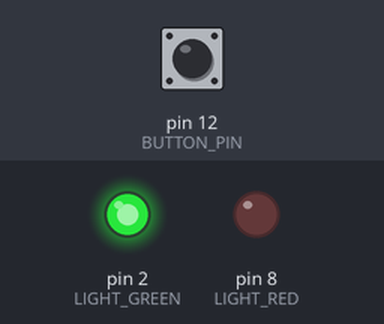
Recording of a sketch running on a simulated Arduino Uno, built with avr-gcc and run on an emulated ATmega328P. On the bench: output pins drawn as LEDs (lit = HIGH). The test bench sets the inputs (shaded band); at power-on: pin 12 (BUTTON_PIN) LOW.

Above: at 1.2 s.
1.3 s: pin 12 (BUTTON_PIN) pulled HIGH for 0.15 s
At 2.6 s:
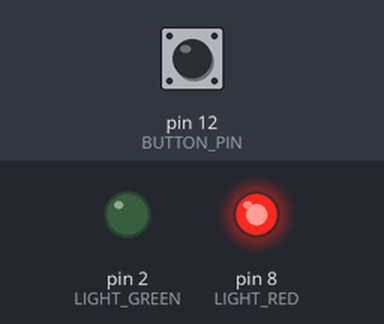
Timing chart, 0 to 4.3 s (numbered marks = the images above; inputs shaded):
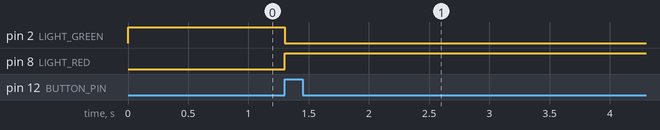

Measured:
- after the input at 1.3 s, pin 2 (LIGHT_GREEN): HIGH → LOW at once; pin 8 (LIGHT_RED): LOW → HIGH at once

The sketch:

TrafficLight_Arduino.ino
```cpp
// (licence header left out)
/* Include SCADE generated code */
extern "C"
{
#include "Main_TrafficLight.h"
}

#define BUTTON_PIN 12
#define LIGHT_GREEN 2
#define LIGHT_RED 8

/* Allocate model I/O structures */
inC_Main_TrafficLight in_struct;
outC_Main_TrafficLight out_struct;

void setup() {
  /* Arduino hw setup */
  pinMode(BUTTON_PIN, INPUT);
  pinMode(LIGHT_GREEN, OUTPUT);
  pinMode(LIGHT_RED, OUTPUT);

  /* Init I/O memory structures */
  memset(&in_struct, 0, sizeof(inC_Main_TrafficLight));
  memset(&out_struct, 0, sizeof(outC_Main_TrafficLight));

  /* Reset model internal state */
  Main_reset_TrafficLight(&out_struct);
}

/* Simulate low-level driver handling lights */
void led_driver(int led_on)
{
  digitalWrite(LIGHT_GREEN, false);
  digitalWrite(LIGHT_RED, false);
  digitalWrite(led_on, true);
}

void loop() {

  /***** Partition TrafficLight *******************/

  /* Read model inputs from HW */
  in_struct.push_button = (kcg_bool) digitalRead(BUTTON_PIN);

  /* Call model main fuction */
  Main_TrafficLight(&in_struct, &out_struct);

  /* Write model outputs to HW */
  led_driver((int) out_struct.light_cmd);

  /************************************************/

  /* Scheduler at 20 Hz = 50 ms */
  delay(50);

}
```

Main_TrafficLight.c
```cpp
/* $**************** KCG Version 6.4 (build i21) ****************
** Command: kcg64.exe -config C:/TrafficLight/DML/KCG/config.txt
** Generation date: 2016-12-05T10:47:32
*************************************************************$ */

#include "kcg_consts.h"
#include "kcg_sensors.h"
#include "Main_TrafficLight.h"

#ifndef KCG_USER_DEFINED_INIT
void Main_init_TrafficLight(outC_Main_TrafficLight *outC)
{
  outC->light_cmd = 0;
  /* 1 */ ToggleDebounce_init_TrafficLight(&outC->Context_1);
}
#endif /* KCG_USER_DEFINED_INIT */


#ifndef KCG_NO_EXTERN_CALL_TO_RESET
void Main_reset_TrafficLight(outC_Main_TrafficLight *outC)
{
  /* 1 */ ToggleDebounce_reset_TrafficLight(&outC->Context_1);
}
#endif /* KCG_NO_EXTERN_CALL_TO_RESET */

/* TrafficLight::Main */
void Main_TrafficLight(inC_Main_TrafficLight *inC, outC_Main_TrafficLight *outC)
{
  /* 1 */
  ToggleDebounce_TrafficLight(
    inC->push_button,
    DEBOUNCE_CYCLES_TrafficLight,
    &outC->Context_1);
  /* 1 */ if (outC->Context_1.y) {
    outC->light_cmd = LIGHT2_ID1_TrafficLight;
  }
  else {
    outC->light_cmd = LIGHT1_ID1_TrafficLight;
  }
}

/* $**************** KCG Version 6.4 (build i21) ****************
** Main_TrafficLight.c
** Generation date: 2016-12-05T10:47:32
*************************************************************$ */
```

Main_TrafficLight.h
```cpp
/* $**************** KCG Version 6.4 (build i21) ****************
** Command: kcg64.exe -config C:/TrafficLight/DML/KCG/config.txt
** Generation date: 2016-12-05T10:47:32
*************************************************************$ */
#ifndef _Main_TrafficLight_H_
#define _Main_TrafficLight_H_

#include "kcg_types.h"
#include "ToggleDebounce_TrafficLight.h"

/* ========================  input structure  ====================== */
typedef struct {
  kcg_bool /* TrafficLight::Main::push_button */ push_button;
} inC_Main_TrafficLight;

/* =====================  no output structure  ====================== */

/* ========================  context type  ========================= */
typedef struct {
  /* ---------------------------  outputs  --------------------------- */
  kcg_int /* TrafficLight::Main::light_cmd */ light_cmd;
  /* -----------------------  no local probes  ----------------------- */
  /* -----------------  no initialization variables  ----------------- */
  /* -----------------------  no local memory  ----------------------- */
  /* ---------------------  sub nodes' contexts  --------------------- */
  outC_ToggleDebounce_TrafficLight /* 1 */ Context_1;
  /* ----------------- no clocks of observable data ------------------ */
} outC_Main_TrafficLight;

/* ===========  node initialization and cycle functions  =========== */
/* TrafficLight::Main */
extern void Main_TrafficLight(
  inC_Main_TrafficLight *inC,
  outC_Main_TrafficLight *outC);

#ifndef KCG_NO_EXTERN_CALL_TO_RESET
extern void Main_reset_TrafficLight(outC_Main_TrafficLight *outC);
#endif /* KCG_NO_EXTERN_CALL_TO_RESET */

#ifndef KCG_USER_DEFINED_INIT
extern void Main_init_TrafficLight(outC_Main_TrafficLight *outC);
#endif /* KCG_USER_DEFINED_INIT */

#endif /* _Main_TrafficLight_H_ */
/* $**************** KCG Version 6.4 (build i21) ****************
** Main_TrafficLight.h
** Generation date: 2016-12-05T10:47:32
*************************************************************$ */
```

ToggleDebounce_TrafficLight.c
```cpp
/* $**************** KCG Version 6.4 (build i21) ****************
** Command: kcg64.exe -config C:/TrafficLight/DML/KCG/config.txt
** Generation date: 2016-12-05T10:47:32
*************************************************************$ */

#include "kcg_consts.h"
#include "kcg_sensors.h"
#include "ToggleDebounce_TrafficLight.h"

#ifndef KCG_USER_DEFINED_INIT
void ToggleDebounce_init_TrafficLight(outC_ToggleDebounce_TrafficLight *outC)
{
  outC->y = kcg_true;
  outC->SM1_reset_nxt = kcg_true;
  outC->rem_x = kcg_true;
  outC->init1 = kcg_true;
  outC->init = kcg_true;
  outC->SM1_state_nxt = SSM_st_Normal_SM1;
  outC->_L5_SM1_InhibitInput = 0;
}
#endif /* KCG_USER_DEFINED_INIT */


#ifndef KCG_NO_EXTERN_CALL_TO_RESET
void ToggleDebounce_reset_TrafficLight(outC_ToggleDebounce_TrafficLight *outC)
{
  outC->init1 = kcg_true;
  outC->init = kcg_true;
}
#endif /* KCG_NO_EXTERN_CALL_TO_RESET */

/* TrafficLight::ToggleDebounce */
void ToggleDebounce_TrafficLight(
  /* TrafficLight::ToggleDebounce::x */ kcg_bool x,
  /* TrafficLight::ToggleDebounce::time */ kcg_int time,
  outC_ToggleDebounce_TrafficLight *outC)
{
  /* TrafficLight::ToggleDebounce */ kcg_bool tmp;
  /* TrafficLight::ToggleDebounce::y */ kcg_bool last_y;
  /* TrafficLight::ToggleDebounce::SM1 */ SSM_ST_SM1 SM1_state_act;
  /* TrafficLight::ToggleDebounce::SM1 */ kcg_bool SM1_reset_sel;
  /* TrafficLight::ToggleDebounce::rising_edge */ kcg_bool rising_edge;

  /* fby_1_init_1 */ if (outC->init1) {
    outC->init1 = kcg_false;
    tmp = kcg_true;
    last_y = kcg_false;
    SM1_reset_sel = kcg_false;
    SM1_state_act = SSM_st_Normal_SM1;
  }
  else {
    SM1_state_act = outC->SM1_state_nxt;
    SM1_reset_sel = outC->SM1_reset_nxt;
    last_y = outC->y;
    tmp = !outC->rem_x;
  }
  rising_edge = tmp & x;
  outC->rem_x = x;
  /* act_SM1 */ switch (SM1_state_act) {
    case SSM_st_InhibitInput_SM1 :
      outC->y = last_y;
      if (SM1_reset_sel) {
        outC->init = kcg_true;
      }
      /* fby_1_init_2 */ if (outC->init) {
        outC->_L5_SM1_InhibitInput = 0 + 1;
      }
      else {
        outC->_L5_SM1_InhibitInput = outC->_L5_SM1_InhibitInput + 1;
      }
      outC->SM1_reset_nxt = outC->_L5_SM1_InhibitInput > time;
      if (outC->SM1_reset_nxt) {
        outC->SM1_state_nxt = SSM_st_Normal_SM1;
      }
      else {
        outC->SM1_state_nxt = SSM_st_InhibitInput_SM1;
      }
      outC->init = kcg_false;
      break;
    case SSM_st_Normal_SM1 :
      outC->y = last_y ^ rising_edge;
      if (rising_edge) {
        outC->SM1_state_nxt = SSM_st_InhibitInput_SM1;
      }
      else {
        outC->SM1_state_nxt = SSM_st_Normal_SM1;
      }
      outC->SM1_reset_nxt = rising_edge;
      break;

  }
}

/* $**************** KCG Version 6.4 (build i21) ****************
** ToggleDebounce_TrafficLight.c
** Generation date: 2016-12-05T10:47:32
*************************************************************$ */
```

ToggleDebounce_TrafficLight.h
```cpp
/* $**************** KCG Version 6.4 (build i21) ****************
** Command: kcg64.exe -config C:/TrafficLight/DML/KCG/config.txt
** Generation date: 2016-12-05T10:47:32
*************************************************************$ */
#ifndef _ToggleDebounce_TrafficLight_H_
#define _ToggleDebounce_TrafficLight_H_

#include "kcg_types.h"

/* =====================  no input structure  ====================== */

/* =====================  no output structure  ====================== */

/* ========================  context type  ========================= */
typedef struct {
  /* ---------------------------  outputs  --------------------------- */
  kcg_bool /* TrafficLight::ToggleDebounce::y */ y;
  /* -----------------------  no local probes  ----------------------- */
  /* -------------------- initialization variables  ------------------ */
  kcg_bool init1;
  kcg_bool init;
  /* ----------------------- local memories  ------------------------- */
  kcg_int /* TrafficLight::ToggleDebounce::SM1::InhibitInput::_L5 */ _L5_SM1_InhibitInput;
  SSM_ST_SM1 /* TrafficLight::ToggleDebounce::SM1 */ SM1_state_nxt;
  kcg_bool /* TrafficLight::ToggleDebounce::SM1 */ SM1_reset_nxt;
  kcg_bool /* TrafficLight::ToggleDebounce::x */ rem_x;
  /* -------------------- no sub nodes' contexts  -------------------- */
  /* ----------------- no clocks of observable data ------------------ */
} outC_ToggleDebounce_TrafficLight;

/* ===========  node initialization and cycle functions  =========== */
/* TrafficLight::ToggleDebounce */
extern void ToggleDebounce_TrafficLight(
  /* TrafficLight::ToggleDebounce::x */ kcg_bool x,
  /* TrafficLight::ToggleDebounce::time */ kcg_int time,
  outC_ToggleDebounce_TrafficLight *outC);

#ifndef KCG_NO_EXTERN_CALL_TO_RESET
extern void ToggleDebounce_reset_TrafficLight(
  outC_ToggleDebounce_TrafficLight *outC);
#endif /* KCG_NO_EXTERN_CALL_TO_RESET */

#ifndef KCG_USER_DEFINED_INIT
extern void ToggleDebounce_init_TrafficLight(
  outC_ToggleDebounce_TrafficLight *outC);
#endif /* KCG_USER_DEFINED_INIT */

#endif /* _ToggleDebounce_TrafficLight_H_ */
/* $**************** KCG Version 6.4 (build i21) ****************
** ToggleDebounce_TrafficLight.h
** Generation date: 2016-12-05T10:47:32
*************************************************************$ */
```

kcg_assign.h
```cpp
#ifndef kcg_assign
#include "string.h"
#define kcg_assign(kcg_C1, kcg_C2, kcg_size) (memcpy((kcg_C1), (kcg_C2), (kcg_size)))
#endif /* kcg_assign */
```

kcg_consts.c
```cpp
/* $**************** KCG Version 6.4 (build i21) ****************
** Command: kcg64.exe -config C:/TrafficLight/DML/KCG/config.txt
** Generation date: 2016-12-05T10:47:32
*************************************************************$ */

#include "kcg_consts.h"

/* $**************** KCG Version 6.4 (build i21) ****************
** kcg_consts.c
** Generation date: 2016-12-05T10:47:32
*************************************************************$ */
```

kcg_consts.h
```cpp
/* $**************** KCG Version 6.4 (build i21) ****************
** Command: kcg64.exe -config C:/TrafficLight/DML/KCG/config.txt
** Generation date: 2016-12-05T10:47:32
*************************************************************$ */
#ifndef _KCG_CONSTS_H_
#define _KCG_CONSTS_H_

#include "kcg_types.h"

/* TrafficLight::DEBOUNCE_CYCLES */
#define DEBOUNCE_CYCLES_TrafficLight 80

/* TrafficLight::LIGHT1_ID1 */
#define LIGHT1_ID1_TrafficLight 2

/* TrafficLight::LIGHT2_ID1 */
#define LIGHT2_ID1_TrafficLight 8

#endif /* _KCG_CONSTS_H_ */
/* $**************** KCG Version 6.4 (build i21) ****************
** kcg_consts.h
** Generation date: 2016-12-05T10:47:32
*************************************************************$ */
```

kcg_sensors.h
```cpp
/* $**************** KCG Version 6.4 (build i21) ****************
** Command: kcg64.exe -config C:/TrafficLight/DML/KCG/config.txt
** Generation date: 2016-12-05T10:47:32
*************************************************************$ */
#ifndef _KCG_SENSORS_H_
#define _KCG_SENSORS_H_

#include "kcg_types.h"

#endif /* _KCG_SENSORS_H_ */
/* $**************** KCG Version 6.4 (build i21) ****************
** kcg_sensors.h
** Generation date: 2016-12-05T10:47:32
*************************************************************$ */
```

kcg_types.c
```cpp
/* $**************** KCG Version 6.4 (build i21) ****************
** Command: kcg64.exe -config C:/TrafficLight/DML/KCG/config.txt
** Generation date: 2016-12-05T10:47:32
*************************************************************$ */

#include "kcg_types.h"

/* $**************** KCG Version 6.4 (build i21) ****************
** kcg_types.c
** Generation date: 2016-12-05T10:47:32
*************************************************************$ */
```

kcg_types.h
```cpp
/* $**************** KCG Version 6.4 (build i21) ****************
** Command: kcg64.exe -config C:/TrafficLight/DML/KCG/config.txt
** Generation date: 2016-12-05T10:47:32
*************************************************************$ */
#ifndef _KCG_TYPES_H_
#define _KCG_TYPES_H_

#define KCG_MAPW_CPY

#include "./user_macros.h"

#ifndef kcg_int
#define kcg_int kcg_int
typedef int kcg_int;
#endif /* kcg_int */

#ifndef kcg_bool
#define kcg_bool kcg_bool
typedef unsigned char kcg_bool;
#endif /* kcg_bool */

#ifndef kcg_real
#define kcg_real kcg_real
typedef double kcg_real;
#endif /* kcg_real */

#ifndef kcg_char
#define kcg_char kcg_char
typedef char kcg_char;
#endif /* kcg_char */

#ifndef kcg_false
#define kcg_false ((kcg_bool) 0)
#endif /* kcg_false */

#ifndef kcg_true
#define kcg_true ((kcg_bool) 1)
#endif /* kcg_true */

#ifndef kcg_assign
#include "kcg_assign.h"
#endif /* kcg_assign */

#ifndef kcg_assign_struct
#define kcg_assign_struct kcg_assign
#endif /* kcg_assign_struct */

#ifndef kcg_assign_array
#define kcg_assign_array kcg_assign
#endif /* kcg_assign_array */

/* TrafficLight::ToggleDebounce::SM1 */
typedef enum kcg_tag_SSM_TR_SM1 {
  SSM_TR_no_trans_SM1,
  SSM_TR_Normal_1_SM1,
  SSM_TR_InhibitInput_1_SM1
} SSM_TR_SM1;
/* TrafficLight::ToggleDebounce::SM1 */
typedef enum kcg_tag_SSM_ST_SM1 {
  SSM_st_Normal_SM1,
  SSM_st_InhibitInput_SM1
} SSM_ST_SM1;
#endif /* _KCG_TYPES_H_ */
/* $**************** KCG Version 6.4 (build i21) ****************
** kcg_types.h
** Generation date: 2016-12-05T10:47:32
*************************************************************$ */
```

user_macros.h
```cpp
#ifndef USER_MACROS_H
#define USER_MACROS_H
/*generated by SCADE Code Generator*/
#endif /*USER_MACROS_H*/
```
